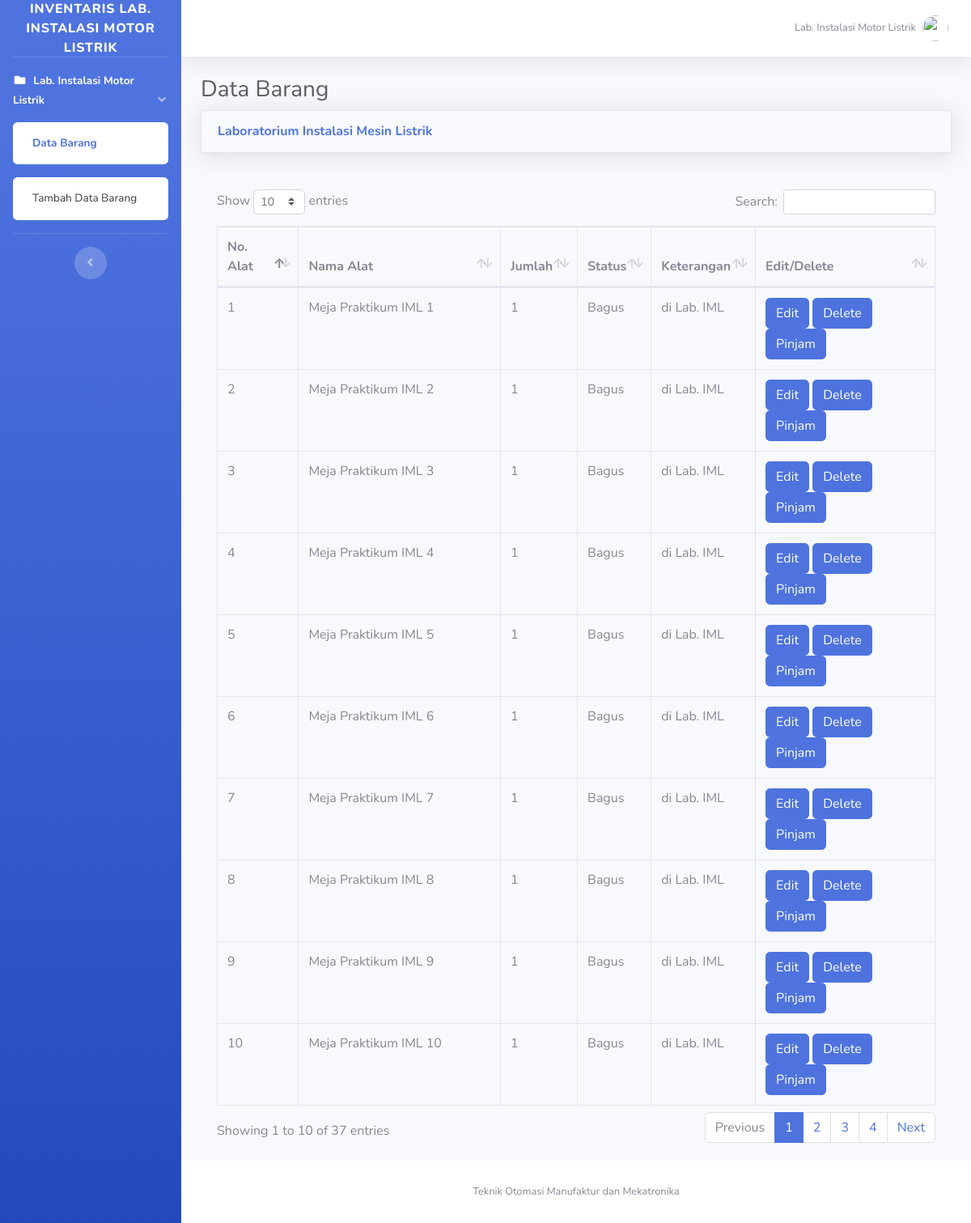
The app's page /lab_iml/index.php with its own data.
### tables this page shows
CREATE TABLE `t_laboratorium` (
  `id_lab` int(4) UNSIGNED NOT NULL,
  `nama_lab` varchar(50) NOT NULL,
  `ka_lab` varchar(20) NOT NULL,
  `username` varchar(30) NOT NULL,
  `password` varchar(40) NOT NULL
);

CREATE TABLE `t_alat_iml` (
  `id_alat` int(6) NOT NULL,
  `id_lab` int(2) NOT NULL,
  `nama_alat` varchar(50) NOT NULL,
  `status_alat` varchar(10) NOT NULL,
  `jumlah_alat` int(10) NOT NULL,
  `keterangan` varchar(50) NOT NULL,
  `status_pinjam` varchar(20) NOT NULL DEFAULT 'Belum dipinjam'
);

### lab_iml/index.php (the view, shortened to what this page needs)
<?php
include "../config.php";
$query = mysqli_query($koneksi, "SELECT * FROM t_alat_iml");
$query_lab = mysqli_query($koneksi, "SELECT * FROM t_laboratorium where id_lab=2");
$data_lab = mysqli_fetch_array($query_lab);
?>
<!DOCTYPE html>
<html lang="en">
<head>
    <link href="../vendor/fontawesome-free/css/all.min.css" rel="stylesheet" type="text/css">
    <link href="../css/sb-admin-2.min.css" rel="stylesheet">
    <link href="../vendor/datatables/dataTables.bootstrap4.min.css" rel="stylesheet">
</head>
<body id="page-top">
    <div id="wrapper">
        <ul class="navbar-nav bg-gradient-primary sidebar sidebar-dark accordion" id="accordionSidebar">
            <a class="sidebar-brand d-flex align-items-center justify-content-center" href="index.php">
                <div class="sidebar-brand-text mx-3">Inventaris <?= $data_lab['nama_lab']; ?></div>
            </a>
            <hr class="sidebar-divider my-0">
            <li class="nav-item active">
                <a class="nav-link" href="#" data-toggle="collapse" data-target="#collapsePages" aria-expanded="true" aria-controls="collapsePages">
                    <i class="fas fa-fw fa-folder"></i>
                    <span><?= $data_lab['nama_lab']; ?></span>
                </a>
                <div id="collapsePages" class="collapse show" aria-labelledby="headingPages" data-parent="#accordionSidebar">
                    <div class="bg-white py-2 collapse-inner rounded">
                        <a class="collapse-item active" href="index.php">Data Barang</a>
                    </div>
                </div>
                <div id="collapsePages" class="collapse show" aria-labelledby="headingPages" data-parent="#accordionSidebar">
                    <div class="bg-white py-2 collapse-inner rounded">
                        <a class="collapse-item" href="tambah_barang.php">Tambah Data Barang</a>
                    </div>
                </div>
            </li>
            <hr class="sidebar-divider d-none d-md-block">
            <div class="text-center d-none d-md-inline">
                <button class="rounded-circle border-0" id="sidebarToggle"></button>
            </div>
        </ul>
        <div id="content-wrapper" class="d-flex flex-column">
            <div id="content">
                <nav class="navbar navbar-expand navbar-light bg-white topbar mb-4 static-top shadow">
                    <ul class="navbar-nav ml-auto">
                        <li class="nav-item dropdown no-arrow">
                            <a class="nav-link dropdown-toggle" href="#" id="userDropdown" role="button" data-toggle="dropdown" aria-haspopup="true" aria-expanded="false">
                                <span class="mr-2 d-none d-lg-inline text-gray-600 small"><?= $data_lab['nama_lab']; ?></span>
                                <img class="img-profile rounded-circle" src="../img/Black.png">
                            </a>
                        </li>
                    </ul>
                </nav>
                <div class="container-fluid">
                    <h1 class="h3 mb-2 text-gray-800">Data Barang</h1>
                    <div class="card shadow mb-4">
                        <div class="card-header py-3">
                            <h6 class="m-0 font-weight-bold text-primary">Laboratorium Instalasi Mesin Listrik</h6>
                        </div>
                    </div>
                    <div class="card-body">
                        <div class="table-responsive">
                            <table class="table table-bordered" id="dataTable" width="100%" cellspacing="0">
                                <thead>
                                    <tr>
                                        <th>No. Alat</th>
                                        <th>Nama Alat</th>
                                        <th>Jumlah</th>
                                        <th>Status</th>
                                        <th>Keterangan</th>
                                        <th>Edit/Delete</th>
                                    </tr>
                                </thead>
                                <?php if (mysqli_num_rows($query) > 0) { ?>
                                    <?php
                                    while ($data = mysqli_fetch_array($query)) {
                                    ?>
                                        <tr>
                                            <td><?php echo $data["id_alat"]; ?></td>
                                            <td><?php echo $data["nama_alat"]; ?></td>
                                            <td><?php echo $data["jumlah_alat"]; ?></td>
                                            <td><?php echo $data["status_alat"]; ?></td>
                                            <td><?php echo $data["keterangan"]; ?></td>
                                            <td>
                                                <a href="edit_barang.php?id_alat=<?php echo $data['id_alat']; ?>"><button class="btn btn-primary">Edit</button></a>
                                                <a href="delete-process.php?id_alat=<?php echo $data['id_alat']; ?>"><button class="btn btn-primary">Delete</button></a>
                                                <a href="pinjam_barang.php?id_alat=<?php echo $data['id_alat']; ?>"><button class="btn btn-primary">Pinjam</button></a>
                                            </td>
                                        </tr>
                                    <?php $no++;
                                    } ?>
                                <?php } ?>
                            </table>
                        </div>
                    </div>
                </div>
            </div>
            <footer class="sticky-footer bg-white">
                <div class="container my-auto">
                    <div class="copyright text-center my-auto">
                        <span>Teknik Otomasi Manufaktur dan Mekatronika</span>
                    </div>
                </div>
            </footer>
        </div>
    </div>
</body>
</html>

### records on screen
t_laboratorium: nama_lab "LAB. INSTALASI MOTOR LISTRIK", nama_lab "Lab. Instalasi Motor Listrik"
t_alat_iml: id_alat "1", nama_alat "Meja Praktikum IML 1", jumlah_alat "1", status_alat "Bagus", keterangan "di Lab. IML"
t_alat_iml: id_alat "2", nama_alat "Meja Praktikum IML 2", jumlah_alat "1", status_alat "Bagus", keterangan "di Lab. IML"
t_alat_iml: id_alat "3", nama_alat "Meja Praktikum IML 3", jumlah_alat "1", status_alat "Bagus", keterangan "di Lab. IML"
t_alat_iml: id_alat "4", nama_alat "Meja Praktikum IML 4", jumlah_alat "1", status_alat "Bagus", keterangan "di Lab. IML"
t_alat_iml: id_alat "5", nama_alat "Meja Praktikum IML 5", jumlah_alat "1", status_alat "Bagus", keterangan "di Lab. IML"
t_alat_iml: id_alat "6", nama_alat "Meja Praktikum IML 6", jumlah_alat "1", status_alat "Bagus", keterangan "di Lab. IML"
t_alat_iml: id_alat "7", nama_alat "Meja Praktikum IML 7", jumlah_alat "1", status_alat "Bagus", keterangan "di Lab. IML"
t_alat_iml: id_alat "8", nama_alat "Meja Praktikum IML 8", jumlah_alat "1", status_alat "Bagus", keterangan "di Lab. IML"
t_alat_iml: id_alat "9", nama_alat "Meja Praktikum IML 9", jumlah_alat "1", status_alat "Bagus", keterangan "di Lab. IML"
t_alat_iml: id_alat "10", nama_alat "Meja Praktikum IML 10", jumlah_alat "1", status_alat "Bagus", keterangan "di Lab. IML"
